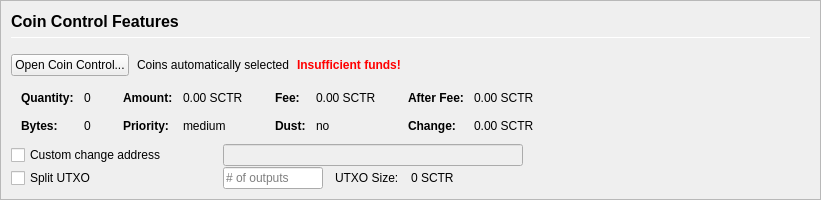
         <widget class="QFrame" name="frameCoinControl">
          <property name="sizePolicy">
           <sizepolicy hsizetype="Expanding" vsizetype="Expanding">
            <horstretch>0</horstretch>
            <verstretch>0</verstretch>
           </sizepolicy>
          </property>
          <property name="maximumSize">
           <size>
            <width>16777215</width>
            <height>16777215</height>
           </size>
          </property>
          <property name="frameShape">
           <enum>QFrame::StyledPanel</enum>
          </property>
          <property name="frameShadow">
           <enum>QFrame::Sunken</enum>
          </property>
          <layout class="QVBoxLayout" name="verticalLayoutCoinControl2">
           <property name="spacing">
            <number>0</number>
           </property>
           <property name="leftMargin">
            <number>0</number>
           </property>
           <property name="topMargin">
            <number>0</number>
           </property>
           <property name="rightMargin">
            <number>0</number>
           </property>
           <property name="bottomMargin">
            <number>0</number>
           </property>
           <item>
            <widget class="QFrame" name="frameCoinControl_BG">
             <layout class="QVBoxLayout" name="verticalLayoutCoinControl" stretch="0,0,0,0,0,0">
              <property name="spacing">
               <number>1</number>
              </property>
              <property name="leftMargin">
               <number>10</number>
              </property>
              <property name="topMargin">
               <number>10</number>
              </property>
              <item>
               <layout class="QHBoxLayout" name="horizontalLayoutCoinControl1">
                <property name="bottomMargin">
                 <number>15</number>
                </property>
                <item>
                 <layout class="QVBoxLayout" name="verticalLayout_3">
                  <property name="spacing">
                   <number>6</number>
                  </property>
                  <item>
                   <widget class="QLabel" name="labelCoinControlFeatures">
                    <property name="sizePolicy">
                     <sizepolicy hsizetype="Preferred" vsizetype="Maximum">
                      <horstretch>0</horstretch>
                      <verstretch>0</verstretch>
                     </sizepolicy>
                    </property>
                    <property name="minimumSize">
                     <size>
                      <width>0</width>
                      <height>20</height>
                     </size>
                    </property>
                    <property name="font">
                     <font>
                      <pointsize>12</pointsize>
                      <weight>75</weight>
                      <bold>true</bold>
                     </font>
                    </property>
                    <property name="styleSheet">
                     <string notr="true">font-weight:bold;</string>
                    </property>
                    <property name="text">
                     <string>Coin Control Features</string>
                    </property>
                   </widget>
                  </item>
                  <item>
                   <widget class="Line" name="line">
                    <property name="minimumSize">
                     <size>
                      <width>0</width>
                      <height>1</height>
                     </size>
                    </property>
                    <property name="maximumSize">
                     <size>
                      <width>16777215</width>
                      <height>1</height>
                     </size>
                    </property>
                    <property name="orientation">
                     <enum>Qt::Horizontal</enum>
                    </property>
                   </widget>
                  </item>
                 </layout>
                </item>
               </layout>
              </item>
              <item>
               <layout class="QHBoxLayout" name="horizontalLayoutCoinControl2" stretch="0,0,0,0">
                <property name="spacing">
                 <number>8</number>
                </property>
                <property name="bottomMargin">
                 <number>10</number>
                </property>
                <item>
                 <widget class="QPushButton" name="pushButtonCoinControl">
                  <property name="styleSheet">
                   <string notr="true"/>
                  </property>
                  <property name="text">
                   <string>Open Coin Control...</string>
                  </property>
                  <property name="autoDefault">
                   <bool>false</bool>
                  </property>
                 </widget>
                </item>
                <item>
                 <widget class="QLabel" name="labelCoinControlAutomaticallySelected">
                  <property name="text">
                   <string>Coins automatically selected</string>
                  </property>
                  <property name="margin">
                   <number>5</number>
                  </property>
                 </widget>
                </item>
                <item>
                 <widget class="QLabel" name="labelCoinControlInsuffFunds">
                  <property name="font">
                   <font>
                    <weight>75</weight>
                    <bold>true</bold>
                   </font>
                  </property>
                  <property name="styleSheet">
                   <string notr="true">color:red;font-weight:bold;</string>
                  </property>
                  <property name="text">
                   <string>Insufficient funds!</string>
                  </property>
                  <property name="margin">
                   <number>5</number>
                  </property>
                 </widget>
                </item>
                <item>
                 <spacer name="horizontalSpacerCoinControl">
                  <property name="orientation">
                   <enum>Qt::Horizontal</enum>
                  </property>
                  <property name="sizeHint" stdset="0">
                   <size>
                    <width>40</width>
                    <height>1</height>
                   </size>
                  </property>
                 </spacer>
                </item>
               </layout>
              </item>
              <item>
               <widget class="QWidget" name="widgetCoinControl" native="true">
                <property name="sizePolicy">
                 <sizepolicy hsizetype="Preferred" vsizetype="Preferred">
                  <horstretch>0</horstretch>
                  <verstretch>0</verstretch>
                 </sizepolicy>
                </property>
                <property name="minimumSize">
                 <size>
                  <width>0</width>
                  <height>0</height>
                 </size>
                </property>
                <property name="styleSheet">
                 <string notr="true"/>
                </property>
                <layout class="QHBoxLayout" name="horizontalLayoutCoinControl5">
                 <property name="leftMargin">
                  <number>0</number>
                 </property>
                 <property name="topMargin">
                  <number>0</number>
                 </property>
                 <property name="rightMargin">
                  <number>0</number>
                 </property>
                 <property name="bottomMargin">
                  <number>0</number>
                 </property>
                 <item>
                  <layout class="QHBoxLayout" name="horizontalLayoutCoinControl3" stretch="0,0,0,1">
                   <property name="spacing">
                    <number>20</number>
                   </property>
                   <property name="topMargin">
                    <number>0</number>
                   </property>
                   <property name="bottomMargin">
                    <number>10</number>
                   </property>
                   <item>
                    <layout class="QFormLayout" name="formLayoutCoinControl1">
                     <property name="horizontalSpacing">
                      <number>10</number>
                     </property>
                     <property name="verticalSpacing">
                      <number>14</number>
                     </property>
                     <property name="leftMargin">
                      <number>10</number>
                     </property>
                     <property name="topMargin">
                      <number>4</number>
                     </property>
                     <property name="rightMargin">
                      <number>6</number>
                     </property>
                     <item row="0" column="0">
                      <widget class="QLabel" name="labelCoinControlQuantityText">
                       <property name="font">
                        <font>
                         <weight>75</weight>
                         <bold>true</bold>
                        </font>
                       </property>
                       <property name="text">
                        <string>Quantity:</string>
                       </property>
                       <property name="margin">
                        <number>0</number>
                       </property>
                      </widget>
                     </item>
                     <item row="0" column="1">
                      <widget class="QLabel" name="labelCoinControlQuantity">
                       <property name="cursor">
                        <cursorShape>IBeamCursor</cursorShape>
                       </property>
                       <property name="contextMenuPolicy">
                        <enum>Qt::ActionsContextMenu</enum>
                       </property>
                       <property name="text">
                        <string notr="true">0</string>
                       </property>
                       <property name="margin">
                        <number>0</number>
                       </property>
                       <property name="textInteractionFlags">
                        <set>Qt::LinksAccessibleByMouse|Qt::TextSelectableByKeyboard|Qt::TextSelectableByMouse</set>
                       </property>
                      </widget>
                     </item>
                     <item row="1" column="0">
                      <widget class="QLabel" name="labelCoinControlBytesText">
                       <property name="font">
                        <font>
                         <weight>75</weight>
                         <bold>true</bold>
                        </font>
                       </property>
                       <property name="text">
                        <string>Bytes:</string>
                       </property>
                      </widget>
                     </item>
                     <item row="1" column="1">
                      <widget class="QLabel" name="labelCoinControlBytes">
                       <property name="cursor">
                        <cursorShape>IBeamCursor</cursorShape>
                       </property>
                       <property name="contextMenuPolicy">
                        <enum>Qt::ActionsContextMenu</enum>
                       </property>
                       <property name="text">
                        <string notr="true">0</string>
                       </property>
                       <property name="textInteractionFlags">
                        <set>Qt::LinksAccessibleByMouse|Qt::TextSelectableByKeyboard|Qt::TextSelectableByMouse</set>
                       </property>
                      </widget>
                     </item>
                    </layout>
                   </item>
                   <item>
                    <layout class="QFormLayout" name="formLayoutCoinControl2">
                     <property name="horizontalSpacing">
                      <number>10</number>
                     </property>
                     <property name="verticalSpacing">
                      <number>14</number>
                     </property>
                     <property name="leftMargin">
                      <number>6</number>
                     </property>
                     <property name="topMargin">
                      <number>4</number>
                     </property>
                     <property name="rightMargin">
                      <number>6</number>
                     </property>
                     <item row="0" column="0">
                      <widget class="QLabel" name="labelCoinControlAmountText">
                       <property name="font">
                        <font>
                         <weight>75</weight>
                         <bold>true</bold>
                        </font>
                       </property>
                       <property name="text">
                        <string>Amount:</string>
                       </property>
                       <property name="margin">
                        <number>0</number>
                       </property>
                      </widget>
                     </item>
                     <item row="0" column="1">
                      <widget class="QLabel" name="labelCoinControlAmount">
                       <property name="cursor">
                        <cursorShape>IBeamCursor</cursorShape>
                       </property>
                       <property name="contextMenuPolicy">
                        <enum>Qt::ActionsContextMenu</enum>
                       </property>
                       <property name="text">
                        <string notr="true">0.00 SCTR</string>
                       </property>
                       <property name="textInteractionFlags">
                        <set>Qt::LinksAccessibleByMouse|Qt::TextSelectableByKeyboard|Qt::TextSelectableByMouse</set>
                       </property>
                      </widget>
                     </item>
                     <item row="1" column="0">
                      <widget class="QLabel" name="labelCoinControlPriorityText">
                       <property name="font">
                        <font>
                         <weight>75</weight>
                         <bold>true</bold>
                        </font>
                       </property>
                       <property name="text">
                        <string>Priority:</string>
                       </property>
                      </widget>
                     </item>
                     <item row="1" column="1">
                      <widget class="QLabel" name="labelCoinControlPriority">
                       <property name="cursor">
                        <cursorShape>IBeamCursor</cursorShape>
                       </property>
                       <property name="contextMenuPolicy">
                        <enum>Qt::ActionsContextMenu</enum>
                       </property>
                       <property name="text">
                        <string>medium</string>
                       </property>
                       <property name="textInteractionFlags">
                        <set>Qt::LinksAccessibleByMouse|Qt::TextSelectableByKeyboard|Qt::TextSelectableByMouse</set>
                       </property>
                      </widget>
                     </item>
                    </layout>
                   </item>
                   <item>
                    <layout class="QFormLayout" name="formLayoutCoinControl3">
                     <property name="horizontalSpacing">
                      <number>10</number>
                     </property>
                     <property name="verticalSpacing">
                      <number>14</number>
                     </property>
                     <property name="leftMargin">
                      <number>6</number>
                     </property>
                     <property name="topMargin">
                      <number>4</number>
                     </property>
                     <property name="rightMargin">
                      <number>6</number>
                     </property>
                     <item row="0" column="0">
                      <widget class="QLabel" name="labelCoinControlFeeText">
                       <property name="font">
                        <font>
                         <weight>75</weight>
                         <bold>true</bold>
                        </font>
                       </property>
                       <property name="text">
                        <string>Fee:</string>
                       </property>
                       <property name="margin">
                        <number>0</number>
                       </property>
                      </widget>
                     </item>
                     <item row="0" column="1">
                      <widget class="QLabel" name="labelCoinControlFee">
                       <property name="cursor">
                        <cursorShape>IBeamCursor</cursorShape>
                       </property>
                       <property name="contextMenuPolicy">
                        <enum>Qt::ActionsContextMenu</enum>
                       </property>
                       <property name="text">
                        <string notr="true">0.00 SCTR</string>
                       </property>
                       <property name="textInteractionFlags">
                        <set>Qt::LinksAccessibleByMouse|Qt::TextSelectableByKeyboard|Qt::TextSelectableByMouse</set>
                       </property>
                      </widget>
                     </item>
                     <item row="1" column="0">
                      <widget class="QLabel" name="labelCoinControlLowOutputText">
                       <property name="font">
                        <font>
                         <weight>75</weight>
                         <bold>true</bold>
                        </font>
                       </property>
                       <property name="text">
                        <string>Dust:</string>
                       </property>
                      </widget>
                     </item>
                     <item row="1" column="1">
                      <widget class="QLabel" name="labelCoinControlLowOutput">
                       <property name="cursor">
                        <cursorShape>IBeamCursor</cursorShape>
                       </property>
                       <property name="contextMenuPolicy">
                        <enum>Qt::ActionsContextMenu</enum>
                       </property>
                       <property name="text">
                        <string>no</string>
                       </property>
                       <property name="textInteractionFlags">
                        <set>Qt::LinksAccessibleByMouse|Qt::TextSelectableByKeyboard|Qt::TextSelectableByMouse</set>
                       </property>
                      </widget>
                     </item>
                    </layout>
                   </item>
                   <item>
                    <layout class="QFormLayout" name="formLayoutCoinControl4">
                     <property name="horizontalSpacing">
                      <number>10</number>
                     </property>
                     <property name="verticalSpacing">
                      <number>14</number>
                     </property>
                     <property name="leftMargin">
                      <number>6</number>
                     </property>
                     <property name="topMargin">
                      <number>4</number>
                     </property>
                     <property name="rightMargin">
                      <number>6</number>
                     </property>
                     <item row="0" column="0">
                      <widget class="QLabel" name="labelCoinControlAfterFeeText">
                       <property name="font">
                        <font>
                         <weight>75</weight>
                         <bold>true</bold>
                        </font>
                       </property>
                       <property name="text">
                        <string>After Fee:</string>
                       </property>
                       <property name="margin">
                        <number>0</number>
                       </property>
                      </widget>
                     </item>
                     <item row="0" column="1">
                      <widget class="QLabel" name="labelCoinControlAfterFee">
                       <property name="cursor">
                        <cursorShape>IBeamCursor</cursorShape>
                       </property>
                       <property name="contextMenuPolicy">
                        <enum>Qt::ActionsContextMenu</enum>
                       </property>
                       <property name="text">
                        <string notr="true">0.00 SCTR</string>
                       </property>
                       <property name="textInteractionFlags">
                        <set>Qt::LinksAccessibleByMouse|Qt::TextSelectableByKeyboard|Qt::TextSelectableByMouse</set>
                       </property>
                      </widget>
                     </item>
                     <item row="1" column="0">
                      <widget class="QLabel" name="labelCoinControlChangeText">
                       <property name="font">
                        <font>
                         <weight>75</weight>
                         <bold>true</bold>
                        </font>
                       </property>
                       <property name="text">
                        <string>Change:</string>
                       </property>
                      </widget>
                     </item>
                     <item row="1" column="1">
                      <widget class="QLabel" name="labelCoinControlChange">
                       <property name="cursor">
                        <cursorShape>IBeamCursor</cursorShape>
                       </property>
                       <property name="contextMenuPolicy">
                        <enum>Qt::ActionsContextMenu</enum>
                       </property>
                       <property name="text">
                        <string notr="true">0.00 SCTR</string>
                       </property>
                       <property name="textInteractionFlags">
                        <set>Qt::LinksAccessibleByMouse|Qt::TextSelectableByKeyboard|Qt::TextSelectableByMouse</set>
                       </property>
                      </widget>
                     </item>
                    </layout>
                   </item>
                  </layout>
                 </item>
                </layout>
               </widget>
              </item>
              <item>
               <layout class="QHBoxLayout" name="horizontalLayoutCoinControl4">
                <property name="spacing">
                 <number>12</number>
                </property>
                <property name="sizeConstraint">
                 <enum>QLayout::SetDefaultConstraint</enum>
                </property>
                <property name="topMargin">
                 <number>0</number>
                </property>
                <property name="rightMargin">
                 <number>0</number>
                </property>
                <item>
                 <widget class="QCheckBox" name="checkBoxCoinControlChange">
                  <property name="sizePolicy">
                   <sizepolicy hsizetype="Preferred" vsizetype="Preferred">
                    <horstretch>0</horstretch>
                    <verstretch>0</verstretch>
                   </sizepolicy>
                  </property>
                  <property name="minimumSize">
                   <size>
                    <width>200</width>
                    <height>0</height>
                   </size>
                  </property>
                  <property name="maximumSize">
                   <size>
                    <width>200</width>
                    <height>16777215</height>
                   </size>
                  </property>
                  <property name="toolTip">
                   <string>If this is activated, but the change address is empty or invalid, change will be sent to a newly generated address.</string>
                  </property>
                  <property name="text">
                   <string>Custom change address</string>
                  </property>
                 </widget>
                </item>
                <item>
                 <widget class="QValidatedLineEdit" name="lineEditCoinControlChange">
                  <property name="enabled">
                   <bool>false</bool>
                  </property>
                  <property name="sizePolicy">
                   <sizepolicy hsizetype="Preferred" vsizetype="Preferred">
                    <horstretch>0</horstretch>
                    <verstretch>0</verstretch>
                   </sizepolicy>
                  </property>
                  <property name="minimumSize">
                   <size>
                    <width>300</width>
                    <height>0</height>
                   </size>
                  </property>
                 </widget>
                </item>
                <item>
                 <widget class="QLabel" name="labelCoinControlChangeLabel">
                  <property name="sizePolicy">
                   <sizepolicy hsizetype="Preferred" vsizetype="Preferred">
                    <horstretch>0</horstretch>
                    <verstretch>0</verstretch>
                   </sizepolicy>
                  </property>
                  <property name="minimumSize">
                   <size>
                    <width>100</width>
                    <height>0</height>
                   </size>
                  </property>
                  <property name="text">
                   <string/>
                  </property>
                  <property name="margin">
                   <number>3</number>
                  </property>
                 </widget>
                </item>
               </layout>
              </item>
              <item>
               <layout class="QHBoxLayout" name="horizontalLayoutCoinControl6">
                <property name="spacing">
                 <number>12</number>
                </property>
                <property name="rightMargin">
                 <number>0</number>
                </property>
                <item>
                 <widget class="QCheckBox" name="splitBlockCheckBox">
                  <property name="sizePolicy">
                   <sizepolicy hsizetype="Preferred" vsizetype="Preferred">
                    <horstretch>0</horstretch>
                    <verstretch>0</verstretch>
                   </sizepolicy>
                  </property>
                  <property name="minimumSize">
                   <size>
                    <width>200</width>
                    <height>0</height>
                   </size>
                  </property>
                  <property name="maximumSize">
                   <size>
                    <width>200</width>
                    <height>16777215</height>
                   </size>
                  </property>
                  <property name="text">
                   <string>Split UTXO</string>
                  </property>
                 </widget>
                </item>
                <item>
                 <widget class="QLineEdit" name="splitBlockLineEdit">
                  <property name="sizePolicy">
                   <sizepolicy hsizetype="Preferred" vsizetype="Preferred">
                    <horstretch>50</horstretch>
                    <verstretch>0</verstretch>
                   </sizepolicy>
                  </property>
                  <property name="minimumSize">
                   <size>
                    <width>100</width>
                    <height>0</height>
                   </size>
                  </property>
                  <property name="maximumSize">
                   <size>
                    <width>100</width>
                    <height>16777215</height>
                   </size>
                  </property>
                  <property name="placeholderText">
                   <string># of outputs</string>
                  </property>
                 </widget>
                </item>
                <item>
                 <widget class="QLabel" name="labelBlockSizeText">
                  <property name="text">
                   <string>UTXO Size:</string>
                  </property>
                 </widget>
                </item>
                <item>
                 <widget class="QLabel" name="labelBlockSize">
                  <property name="text">
                   <string>0 SCTR</string>
                  </property>
                 </widget>
                </item>
                <item>
                 <spacer name="horizontalSpacer_7">
                  <property name="orientation">
                   <enum>Qt::Horizontal</enum>
                  </property>
                  <property name="sizeHint" stdset="0">
                   <size>
                    <width>40</width>
                    <height>20</height>
                   </size>
                  </property>
                 </spacer>
                </item>
               </layout>
              </item>
              <item>
               <spacer name="verticalSpacerCoinControl">
                <property name="orientation">
                 <enum>Qt::Vertical</enum>
                </property>
                <property name="sizeHint" stdset="0">
                 <size>
                  <width>800</width>
                  <height>1</height>
                 </size>
                </property>
               </spacer>
              </item>
             </layout>
            </widget>
           </item>
          </layout>
         </widget>
